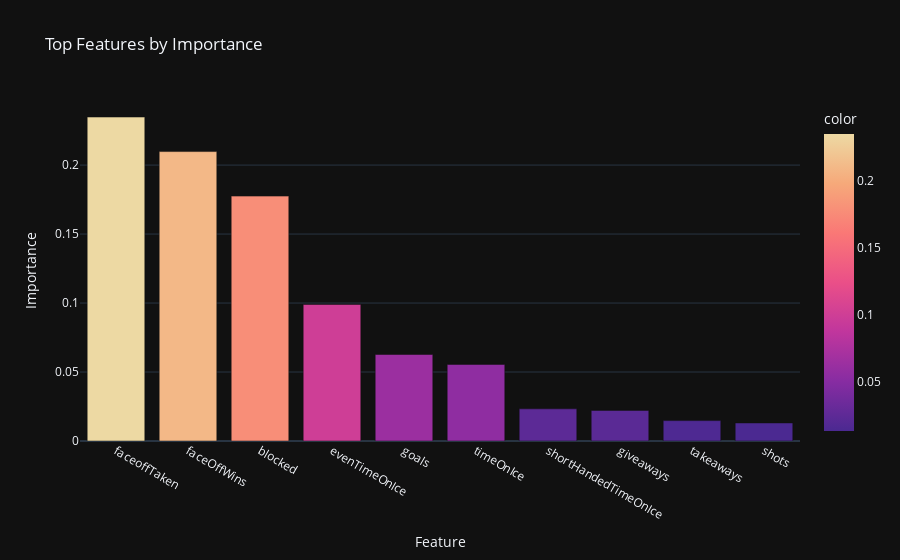

Write notebook code for a chart like this one.
### Markdown cell above
## Feature Importance

### Code cell
# Calculate feature importance for our model
importances = model.feature_importances_
indices = np.argsort(importances)[::-1][:10]

# Plot the feature importances using plotly.express
px.bar(x=X.columns[indices], y=importances[indices], title='Top Features by Importance', color=importances[indices], labels={'x': 'Feature', 'y': 'Importance'}, orientation='v')

### Figure 1 — Plotly figure (JSON) as saved in the notebook; plotly's stock layout.template omitted (floating-point values rounded to 4 significant figures)
{"data": [{"alignmentgroup": "True", "hovertemplate": "Feature=%{x}<br>Importance=%{y}<br>color=%{marker.color}<extra></extra>", "legendgroup": "", "marker": {"color": [0.2348, 0.2098, 0.1775, 0.09901, 0.06272, 0.0555, 0.02331, 0.02217, 0.01478, 0.01309], "coloraxis": "coloraxis", "pattern": {"shape": ""}}, "name": "", "offsetgroup": "", "orientation": "v", "showlegend": false, "textposition": "auto", "type": "bar", "x": ["faceoffTaken", "faceOffWins", "blocked", "evenTimeOnIce", "goals", "timeOnIce", "shortHandedTimeOnIce", "giveaways", "takeaways", "shots"], "xaxis": "x", "y": [0.2348, 0.2098, 0.1775, 0.09901, 0.06272, 0.0555, 0.02331, 0.02217, 0.01478, 0.01309], "yaxis": "y"}], "layout": {"barmode": "relative", "coloraxis": {"colorbar": {"title": {"text": "color"}}, "colorscale": [[0, "rgb(75, 41, 145)"], [0.1667, "rgb(135, 44, 162)"], [0.3333, "rgb(192, 54, 157)"], [0.5, "rgb(234, 79, 136)"], [0.6667, "rgb(250, 120, 118)"], [0.8333, "rgb(246, 169, 122)"], [1, "rgb(237, 217, 163)"]]}, "legend": {"tracegroupgap": 0}, "title": {"text": "Top Features by Importance"}, "xaxis": {"anchor": "y", "domain": [0, 1], "title": {"text": "Feature"}}, "yaxis": {"anchor": "x", "domain": [0, 1], "title": {"text": "Importance"}}}}
